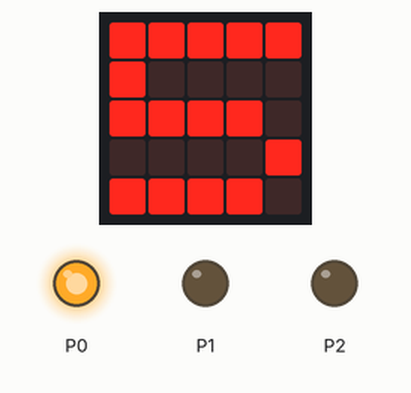
Simulated run of this program. Board: BBC micro:bit (MakeCode). Parts: the board's 5×5 LED display, output pins drawn as LEDs (lit = HIGH).

Above: at 0.1 s.
At 2.6 s:
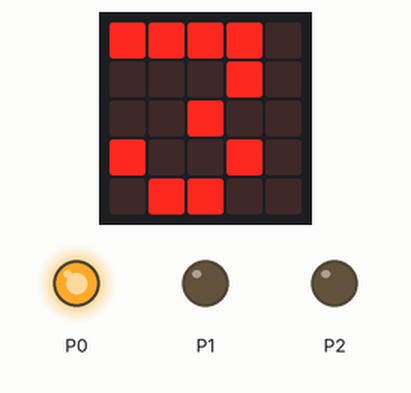
At 9.7 s:
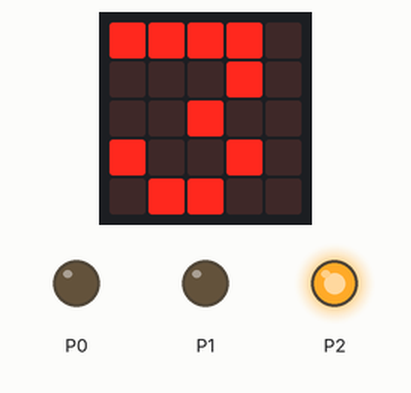
At 16.1 s:
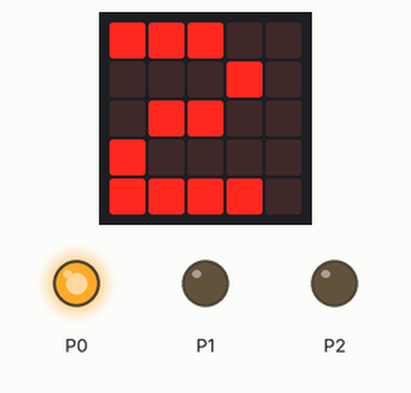
At 25.9 s:
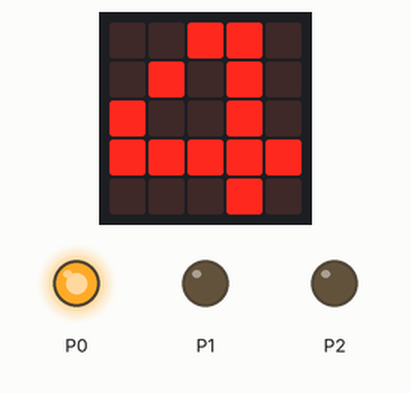
At 35.3 s:
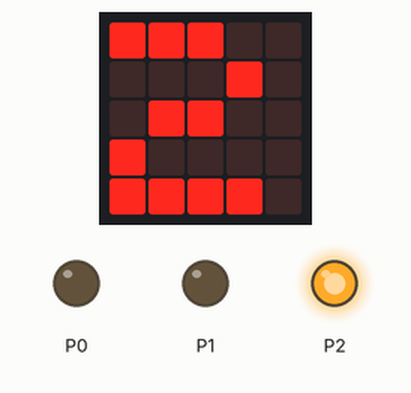
Timing chart, 0 to 38.5 s (numbered marks = the images above):
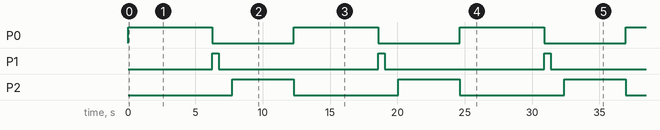

Measured:
- by itself, P0: alternates HIGH for 6.3 s and LOW for 6.1 s
- by itself, P1: alternates HIGH for 0.50 s and LOW for 11.8 s
- by itself, P2: alternates HIGH for 4.6 s and LOW for 7.8 s
- what the display in image 1 shows lasts 1.3 s, from 2.5 s to 3.8 s
- what the display in image 2 shows lasts 0.9 s, from 9.7 s to 10.6 s

The program:

main.ts
```typescript
basic.forever(function () {
    pins.digitalWritePin(DigitalPin.P0, 1)
    basic.showNumber(5)
    basic.pause(500)
    basic.showNumber(4)
    basic.pause(500)
    basic.showNumber(3)
    basic.pause(500)
    basic.showNumber(2)
    basic.pause(500)
    basic.showNumber(1)
    basic.clearScreen()
    basic.pause(500)
    pins.digitalWritePin(DigitalPin.P0, 0)
    pins.digitalWritePin(DigitalPin.P1, 1)
    basic.pause(500)
    pins.digitalWritePin(DigitalPin.P1, 0)
    basic.pause(1000)
    pins.digitalWritePin(DigitalPin.P2, 1)
    basic.showNumber(5)
    basic.pause(200)
    basic.showNumber(4)
    basic.pause(200)
    basic.showNumber(3)
    basic.pause(200)
    basic.showNumber(2)
    basic.pause(200)
    basic.showNumber(1)
    basic.clearScreen()
    pins.digitalWritePin(DigitalPin.P2, 0)
})
```

test.ts
```typescript
// aquí va el archivo "tests"; esto no se compilará cuando este paquete se utilice como una extensión.
```
